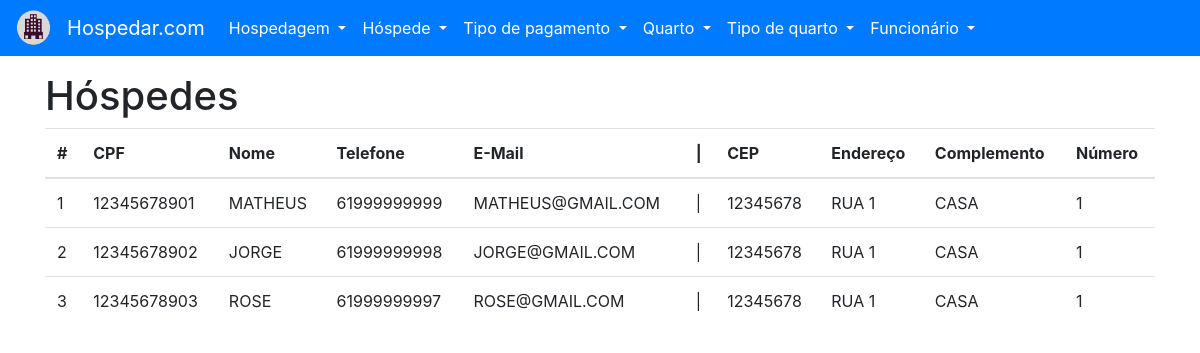
Before: /hospede/listar with the older database file.
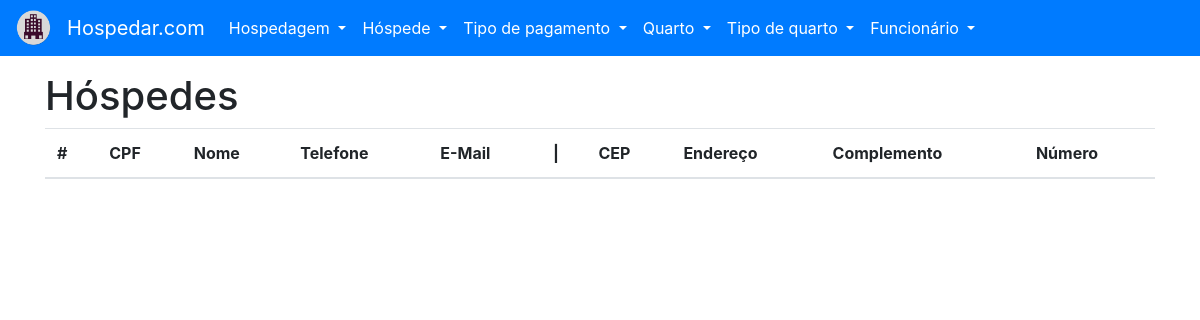
After: the same page with the newer database file.
### tables this page shows
CREATE TABLE "HOSPEDE" (
	"ID_HOSPEDE" INTEGER NOT NULL PRIMARY KEY AUTOINCREMENT UNIQUE,
	"NU_CPF" CHAR(11) NOT NULL UNIQUE,
	"NO_HOSPEDE" VARCHAR(64) NOT NULL,
	"NU_TELEFONE" CHAR(11) NOT NULL UNIQUE,
	"NO_EMAIL" VARCHAR(32) NOT NULL UNIQUE,
	"ID_ENDERECO" INTEGER NOT NULL,

	FOREIGN KEY ("ID_ENDERECO") REFERENCES "ENDERECO" ("ID_ENDERECO")
);

### project/backend/hospede/views.py (the view)
def listar():
    with HospedeEnderecoView(DATABASE_URL) as db:
        hospedes = db.select_all()
    return render_template('hospede-listar.html', hospedes=hospedes)

### project/backend/main/models.py (called while the page is built)
    def __enter__(self):
        self.open()
        return self

    def __exit__(self, exc_type, exc_val, exc_tb):
        self.close()

    @property
    def cursor(self):
        return self._cursor

    def open(self):
        self._connection = sqlite3.connect(self.url)
        self._cursor = self._connection.cursor()

    def close(self):
        self._connection.close()

    def cursor_to_dict(self, cursors: Iterable):
        return [dict(zip(self.__tablecolumns__, cursor)) for cursor in cursors]

    def select_all(self):
        if self._connection:
            return self.cursor_to_dict(self.cursor.execute(f'SELECT * FROM "{self.__tablename__}" ;'))
        raise ProgrammingError('ProgrammingError: Cannot operate on a closed database.')

### project/frontend/templates/hospede-listar.html (shortened to what this page needs)
{% extends 'base.html' %}
{% from 'macros.html' import flash %}
{% block content %}
    <h1>Hóspedes</h1>
    <table class="table">
        <thead>
        <tr>
            <th scope="col">#</th>
            <th scope="col">CPF</th>
            <th scope="col">Nome</th>
            <th scope="col">Telefone</th>
            <th scope="col">E-Mail</th>
            <th scope="col"> | </th>
            <th scope="col">CEP</th>
            <th scope="col">Endereço</th>
            <th scope="col">Complemento</th>
            <th scope="col">Número</th>
        </tr>
        </thead>
        <tbody>
        {% for hospede in hospedes %}
            <tr>
                <td scope="row">{{ hospede['ID_HOSPEDE'] }}</td>
                <td>{{ hospede['NU_CPF'] }}</td>
                <td>{{ hospede['NO_HOSPEDE'] }}</td>
                <td>{{ hospede['NU_TELEFONE'] }}</td>
                <td>{{ hospede['NO_EMAIL'] }}</td>
                <td> | </td>
                <td>{{ hospede['NU_CEP'] }}</td>
                <td>{{ hospede['NO_ENDERECO'] }}</td>
                <td>{{ hospede['NO_COMPLEMENTO'] }}</td>
                <td>{{ hospede['NU_NUMERO'] }}</td>
            </tr>
        {% endfor %}
        </tbody>
    </table>
{% endblock content%}

Changed rows visible on the page:
removed HOSPEDE: ID_HOSPEDE "1", NU_CPF "12345678901", NO_HOSPEDE "MATHEUS", NU_TELEFONE "61999999999", NO_EMAIL "MATHEUS@GMAIL.COM", NU_CEP "12345678", NO_ENDERECO "RUA 1", NO_COMPLEMENTO "CASA", NU_NUMERO "1"
removed HOSPEDE: ID_HOSPEDE "2", NU_CPF "12345678902", NO_HOSPEDE "JORGE", NU_TELEFONE "61999999998", NO_EMAIL "JORGE@GMAIL.COM", NU_CEP "12345678", NO_ENDERECO "RUA 1", NO_COMPLEMENTO "CASA", NU_NUMERO "1"
removed HOSPEDE: ID_HOSPEDE "3", NU_CPF "12345678903", NO_HOSPEDE "ROSE", NU_TELEFONE "61999999997", NO_EMAIL "ROSE@GMAIL.COM", NU_CEP "12345678", NO_ENDERECO "RUA 1", NO_COMPLEMENTO "CASA", NU_NUMERO "1"
